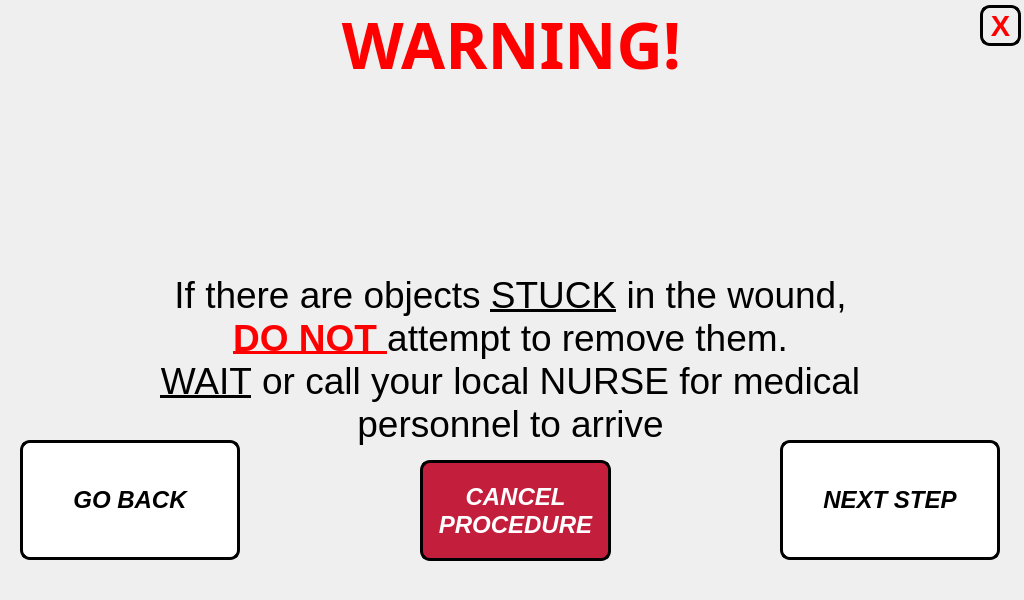
<?xml version="1.0" encoding="UTF-8"?>
<ui version="4.0">
 <class>step_4_window</class>
 <widget class="QMainWindow" name="step_4_window">
  <property name="geometry">
   <rect>
    <x>0</x>
    <y>0</y>
    <width>1024</width>
    <height>600</height>
   </rect>
  </property>
  <property name="minimumSize">
   <size>
    <width>1024</width>
    <height>600</height>
   </size>
  </property>
  <property name="maximumSize">
   <size>
    <width>1024</width>
    <height>600</height>
   </size>
  </property>
  <property name="windowTitle">
   <string>Please Check</string>
  </property>
  <widget class="QWidget" name="centralwidget">
   <widget class="QLabel" name="title_step_4">
    <property name="geometry">
     <rect>
      <x>6</x>
      <y>0</y>
      <width>1011</width>
      <height>71</height>
     </rect>
    </property>
    <property name="font">
     <font>
      <family>Unispace</family>
      <pointsize>18</pointsize>
      <weight>75</weight>
      <bold>true</bold>
     </font>
    </property>
    <property name="text">
     <string>&lt;html&gt;&lt;head/&gt;&lt;body&gt;&lt;p&gt;&lt;span style=&quot; font-size:48pt; color:#ff0000;&quot;&gt;WARNING!&lt;/span&gt;&lt;/p&gt;&lt;/body&gt;&lt;/html&gt;</string>
    </property>
    <property name="alignment">
     <set>Qt::AlignCenter</set>
    </property>
   </widget>
   <widget class="QLabel" name="text_steps_4">
    <property name="geometry">
     <rect>
      <x>20</x>
      <y>240</y>
      <width>981</width>
      <height>241</height>
     </rect>
    </property>
    <property name="font">
     <font>
      <pointsize>14</pointsize>
     </font>
    </property>
    <property name="text">
     <string>&lt;html&gt;&lt;head/&gt;&lt;body&gt;&lt;p align=&quot;center&quot;&gt;&lt;span style=&quot; font-family:'Calibri'; font-size:28pt; color:#000000;&quot;&gt;If there are objects &lt;/span&gt;&lt;span style=&quot; font-family:'Calibri'; font-size:28pt; text-decoration: underline; color:#000000;&quot;&gt;STUCK&lt;/span&gt;&lt;span style=&quot; font-family:'Calibri'; font-size:28pt; color:#000000;&quot;&gt; in the wound, &lt;br/&gt;&lt;/span&gt;&lt;span style=&quot; font-family:'Calibri'; font-size:28pt; font-weight:600; text-decoration: underline; color:#ff0000;&quot;&gt;DO NOT &lt;/span&gt;&lt;span style=&quot; font-family:'Calibri'; font-size:28pt; color:#000000;&quot;&gt;attempt to remove them.&lt;br/&gt;&lt;/span&gt;&lt;span style=&quot; font-family:'Calibri'; font-size:28pt; text-decoration: underline; color:#000000;&quot;&gt;WAIT&lt;/span&gt;&lt;span style=&quot; font-family:'Calibri'; font-size:28pt; color:#000000;&quot;&gt; or call your local NURSE for medical&lt;br/&gt;personnel to arrive&lt;/span&gt;&lt;/p&gt;&lt;/body&gt;&lt;/html&gt;</string>
    </property>
   </widget>
   <widget class="QPushButton" name="next_step_button_4">
    <property name="geometry">
     <rect>
      <x>780</x>
      <y>440</y>
      <width>220</width>
      <height>120</height>
     </rect>
    </property>
    <property name="minimumSize">
     <size>
      <width>220</width>
      <height>120</height>
     </size>
    </property>
    <property name="maximumSize">
     <size>
      <width>220</width>
      <height>120</height>
     </size>
    </property>
    <property name="font">
     <font>
      <pointsize>18</pointsize>
      <weight>75</weight>
      <italic>true</italic>
      <bold>true</bold>
     </font>
    </property>
    <property name="cursor">
     <cursorShape>PointingHandCursor</cursorShape>
    </property>
    <property name="styleSheet">
     <string notr="true">QPushButton:hover:!pressed
{
  background-color: rgb(195,30,60);
}

QPushButton
{
  background-color: white;
color: black;
border-style: outset;
border-width: 3px;
border-radius:10px;
border-color: black;
}</string>
    </property>
    <property name="text">
     <string>NEXT STEP</string>
    </property>
   </widget>
   <widget class="QPushButton" name="go_back_injury_type_4">
    <property name="geometry">
     <rect>
      <x>20</x>
      <y>440</y>
      <width>220</width>
      <height>120</height>
     </rect>
    </property>
    <property name="minimumSize">
     <size>
      <width>220</width>
      <height>120</height>
     </size>
    </property>
    <property name="maximumSize">
     <size>
      <width>220</width>
      <height>120</height>
     </size>
    </property>
    <property name="font">
     <font>
      <pointsize>18</pointsize>
      <weight>75</weight>
      <italic>true</italic>
      <bold>true</bold>
     </font>
    </property>
    <property name="styleSheet">
     <string notr="true">QPushButton:hover:!pressed
{
  background-color: rgb(195,30,60);
}

QPushButton
{
  background-color: white;
color: black;
border-style: outset;
border-width: 3px;
border-radius:10px;
border-color: black;
}</string>
    </property>
    <property name="text">
     <string>GO BACK</string>
    </property>
   </widget>
   <widget class="QLabel" name="label">
    <property name="geometry">
     <rect>
      <x>0</x>
      <y>0</y>
      <width>1024</width>
      <height>600</height>
     </rect>
    </property>
    <property name="minimumSize">
     <size>
      <width>1024</width>
      <height>600</height>
     </size>
    </property>
    <property name="maximumSize">
     <size>
      <width>1024</width>
      <height>600</height>
     </size>
    </property>
    <property name="text">
     <string/>
    </property>
    <property name="pixmap">
     <pixmap>../pictures/program_pictures/main_wallpaper.png</pixmap>
    </property>
   </widget>
   <widget class="QLabel" name="gif_player_label">
    <property name="geometry">
     <rect>
      <x>410</x>
      <y>80</y>
      <width>200</width>
      <height>150</height>
     </rect>
    </property>
    <property name="minimumSize">
     <size>
      <width>200</width>
      <height>150</height>
     </size>
    </property>
    <property name="maximumSize">
     <size>
      <width>200</width>
      <height>150</height>
     </size>
    </property>
    <property name="font">
     <font>
      <family>Unispace</family>
      <pointsize>16</pointsize>
      <weight>75</weight>
      <bold>true</bold>
     </font>
    </property>
    <property name="frameShape">
     <enum>QFrame::NoFrame</enum>
    </property>
    <property name="lineWidth">
     <number>1</number>
    </property>
    <property name="text">
     <string/>
    </property>
    <property name="pixmap">
     <pixmap>../pictures/x_mark.png</pixmap>
    </property>
    <property name="alignment">
     <set>Qt::AlignCenter</set>
    </property>
   </widget>
   <widget class="QPushButton" name="end_procedure_now_button">
    <property name="geometry">
     <rect>
      <x>420</x>
      <y>460</y>
      <width>191</width>
      <height>101</height>
     </rect>
    </property>
    <property name="minimumSize">
     <size>
      <width>0</width>
      <height>0</height>
     </size>
    </property>
    <property name="maximumSize">
     <size>
      <width>16777215</width>
      <height>16777215</height>
     </size>
    </property>
    <property name="font">
     <font>
      <pointsize>18</pointsize>
      <weight>75</weight>
      <italic>true</italic>
      <bold>true</bold>
     </font>
    </property>
    <property name="styleSheet">
     <string notr="true">QPushButton:hover:!pressed
{
  background-color: grey;
}

QPushButton
{
  background-color: rgb(195,30,60);
color: white;
border-style: outset;
border-width: 3px;
border-radius:10px;
border-color: black;
}</string>
    </property>
    <property name="text">
     <string>CANCEL
PROCEDURE</string>
    </property>
   </widget>
   <widget class="QPushButton" name="close_button">
    <property name="geometry">
     <rect>
      <x>980</x>
      <y>5</y>
      <width>41</width>
      <height>41</height>
     </rect>
    </property>
    <property name="font">
     <font>
      <pointsize>22</pointsize>
      <weight>75</weight>
      <bold>true</bold>
     </font>
    </property>
    <property name="styleSheet">
     <string notr="true">QPushButton:hover:!pressed
{
  background-color: rgb(195,30,60);
}

QPushButton
{

color: red;
border-style: outset;
border-width: 3px;
border-radius:10px;
border-color: black;
}
</string>
    </property>
    <property name="text">
     <string>X</string>
    </property>
   </widget>
   <zorder>label</zorder>
   <zorder>text_steps_4</zorder>
   <zorder>title_step_4</zorder>
   <zorder>next_step_button_4</zorder>
   <zorder>go_back_injury_type_4</zorder>
   <zorder>gif_player_label</zorder>
   <zorder>end_procedure_now_button</zorder>
   <zorder>close_button</zorder>
  </widget>
 </widget>
 <resources/>
 <connections/>
</ui>
